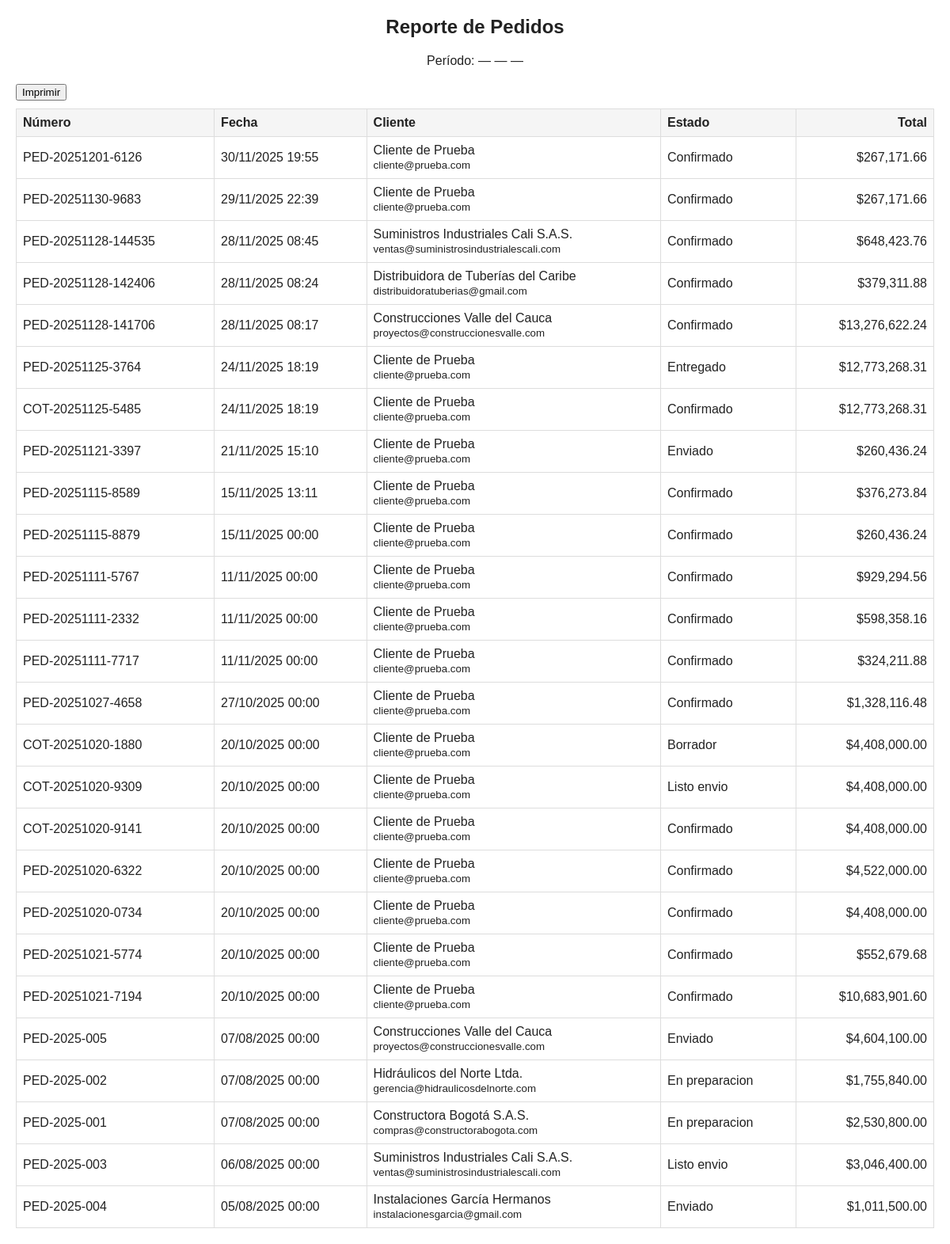
Screenshot of /admin/reportes/pedidos_report.php (signed in) with the database file from the repository.
### tables this page shows
CREATE TABLE `pedidos` (
  `id` int(11) NOT NULL,
  `numero_documento` varchar(50) NOT NULL COMMENT 'Número único compartido con orden_venta',
  `cliente_id` int(11) NOT NULL,
  `empleado_id` int(11) DEFAULT NULL,
  `estado` enum('borrador','confirmado','en_preparacion','listo_envio','enviado','entregado','cancelado') DEFAULT 'borrador',
  `fecha_pedido` datetime DEFAULT current_timestamp(),
  `fecha_entrega_estimada` date DEFAULT NULL,
  `subtotal` decimal(12,2) NOT NULL DEFAULT 0.00,
  `descuento_porcentaje` decimal(5,2) NOT NULL DEFAULT 0.00,
  `descuento_total` decimal(12,2) DEFAULT 0.00,
  `impuestos_total` decimal(12,2) DEFAULT 0.00,
  `total` decimal(12,2) NOT NULL DEFAULT 0.00,
  `direccion_entrega_id` int(11) DEFAULT NULL,
  `observaciones` text DEFAULT NULL,
  `pedido_template` tinyint(1) DEFAULT 0 COMMENT 'Marcar como plantilla para re-pedidos',
  `nombre_template` varchar(100) DEFAULT NULL COMMENT 'Nombre de la plantilla',
  `created_at` timestamp NOT NULL DEFAULT current_timestamp(),
  `updated_at` timestamp NOT NULL DEFAULT current_timestamp() ON UPDATE current_timestamp()
);

CREATE TABLE `clientes` (
  `id` int(11) NOT NULL,
  `nombre` varchar(255) NOT NULL,
  `numero_documento` varchar(50) NOT NULL,
  `tipo_documento` enum('CC','NIT','CE','TI') DEFAULT 'CC',
  `email` varchar(255) DEFAULT NULL,
  `telefono` varchar(20) DEFAULT NULL,
  `direccion_principal` text DEFAULT NULL,
  `ciudad` varchar(100) DEFAULT NULL,
  `contacto_principal` varchar(255) DEFAULT NULL,
  `empleado_asignado` int(11) DEFAULT NULL,
  `activo` tinyint(1) DEFAULT 1,
  `created_at` timestamp NOT NULL DEFAULT current_timestamp(),
  `updated_at` timestamp NOT NULL DEFAULT current_timestamp() ON UPDATE current_timestamp()
);

### admin/reportes/pedidos_report.php (the view, shortened to what this page needs)
<?php
$pdo = getConnection();
$fecha_desde = $_GET['fecha_desde'] ?? '';
$fecha_hasta = $_GET['fecha_hasta'] ?? '';
$where = ['1=1'];
$params = [];
$whereSql = implode(' AND ', $where);
$sql = "SELECT p.numero_documento, p.fecha_pedido, p.estado, p.total, c.nombre as cliente_nombre, c.email as cliente_email
        FROM pedidos p
        LEFT JOIN clientes c ON p.cliente_id = c.id
        WHERE {$whereSql}
        ORDER BY p.fecha_pedido DESC";
$stmt = $pdo->prepare($sql);
$stmt->execute($params);
$rows = $stmt->fetchAll(PDO::FETCH_ASSOC);
function esc($v) { return htmlspecialchars($v); }
?>
<!DOCTYPE html>
<html lang="es">
<head>
</head>
<body>
    <div class="header">
        <h2>Reporte de Pedidos</h2>
        <div>
            Período: <?php echo $fecha_desde ? esc($fecha_desde) : '—'; ?> — <?php echo $fecha_hasta ? esc($fecha_hasta) : '—'; ?>
        </div>
    </div>
    <div class="no-print" style="margin-bottom:10px;">
        <button onclick="window.print()">Imprimir</button>
    </div>
    <table>
        <thead>
            <tr>
                <th>Número</th>
                <th>Fecha</th>
                <th>Cliente</th>
                <th>Estado</th>
                <th class="text-right">Total</th>
            </tr>
        </thead>
        <tbody>
            <?php if (empty($rows)): ?>
                <tr><td colspan="5" style="text-align:center;">No hay pedidos para los filtros seleccionados</td></tr>
            <?php else: ?>
                <?php foreach ($rows as $r): ?>
                <tr>
                    <td><?php echo esc($r['numero_documento']); ?></td>
                    <td><?php echo esc(date('d/m/Y H:i', strtotime($r['fecha_pedido']))); ?></td>
                    <td><?php echo esc($r['cliente_nombre']); ?> <br><small><?php echo esc($r['cliente_email']); ?></small></td>
                    <td><?php echo esc(ucfirst(str_replace('_',' ',$r['estado']))); ?></td>
                    <td class="text-right">$<?php echo number_format($r['total'],2); ?></td>
                </tr>
                <?php endforeach; ?>
            <?php endif; ?>
        </tbody>
    </table>
</body>
</html>

### admin/reportes/pedidos_report.php (style rules this page uses)
body { font-family: Arial, sans-serif; margin: 20px; color: #222; }
.header { text-align: center; margin-bottom: 20px; }
table { width: 100%; border-collapse: collapse; margin-top: 10px; }
th, td { border: 1px solid #ddd; padding: 8px; text-align: left; }
th { background: #f5f5f5; }
.text-right { text-align: right; }

### rows the page displays
pedidos: numero_documento "PED-20251201-6126", fecha_pedido "30/11/2025 19:55", cliente.nombre "Cliente de Prueba", cliente.email "cliente@prueba.com", estado "Confirmado", total "267,171.66"
pedidos: numero_documento "PED-20251130-9683", fecha_pedido "29/11/2025 22:39", cliente.nombre "Cliente de Prueba", cliente.email "cliente@prueba.com", estado "Confirmado", total "267,171.66"
pedidos: numero_documento "PED-20251128-144535", fecha_pedido "28/11/2025 08:45", cliente.nombre "Suministros Industriales Cali S.A.S.", cliente.email "ventas@suministrosindustrialescali.com", estado "Confirmado", total "648,423.76"
pedidos: numero_documento "PED-20251128-142406", fecha_pedido "28/11/2025 08:24", cliente.nombre "Distribuidora de Tuberías del Caribe", cliente.email "distribuidoratuberias@gmail.com", estado "Confirmado", total "379,311.88"
pedidos: numero_documento "PED-20251128-141706", fecha_pedido "28/11/2025 08:17", cliente.nombre "Construcciones Valle del Cauca", cliente.email "proyectos@construccionesvalle.com", estado "Confirmado", total "13,276,622.24"
pedidos: numero_documento "PED-20251125-3764", fecha_pedido "24/11/2025 18:19", cliente.nombre "Cliente de Prueba", cliente.email "cliente@prueba.com", estado "Entregado", total "12,773,268.31"
pedidos: numero_documento "COT-20251125-5485", fecha_pedido "24/11/2025 18:19", cliente.nombre "Cliente de Prueba", cliente.email "cliente@prueba.com", estado "Confirmado", total "12,773,268.31"
pedidos: numero_documento "PED-20251121-3397", fecha_pedido "21/11/2025 15:10", cliente.nombre "Cliente de Prueba", cliente.email "cliente@prueba.com", estado "Enviado", total "260,436.24"
pedidos: numero_documento "PED-20251115-8589", fecha_pedido "15/11/2025 13:11", cliente.nombre "Cliente de Prueba", cliente.email "cliente@prueba.com", estado "Confirmado", total "376,273.84"
pedidos: numero_documento "PED-20251115-8879", fecha_pedido "15/11/2025 00:00", cliente.nombre "Cliente de Prueba", cliente.email "cliente@prueba.com", estado "Confirmado", total "260,436.24"
pedidos: numero_documento "PED-20251111-5767", fecha_pedido "11/11/2025 00:00", cliente.nombre "Cliente de Prueba", cliente.email "cliente@prueba.com", estado "Confirmado", total "929,294.56"
pedidos: numero_documento "PED-20251111-2332", fecha_pedido "11/11/2025 00:00", cliente.nombre "Cliente de Prueba", cliente.email "cliente@prueba.com", estado "Confirmado", total "598,358.16"
pedidos: numero_documento "PED-20251111-7717", fecha_pedido "11/11/2025 00:00", cliente.nombre "Cliente de Prueba", cliente.email "cliente@prueba.com", estado "Confirmado", total "324,211.88"
pedidos: numero_documento "PED-20251027-4658", fecha_pedido "27/10/2025 00:00", cliente.nombre "Cliente de Prueba", cliente.email "cliente@prueba.com", estado "Confirmado", total "1,328,116.48"
pedidos: numero_documento "COT-20251020-1880", fecha_pedido "20/10/2025 00:00", cliente.nombre "Cliente de Prueba", cliente.email "cliente@prueba.com", estado "Borrador", total "4,408,000.00"
pedidos: numero_documento "COT-20251020-9309", fecha_pedido "20/10/2025 00:00", cliente.nombre "Cliente de Prueba", cliente.email "cliente@prueba.com", estado "Listo envio", total "4,408,000.00"
pedidos: numero_documento "COT-20251020-9141", fecha_pedido "20/10/2025 00:00", cliente.nombre "Cliente de Prueba", cliente.email "cliente@prueba.com", estado "Confirmado", total "4,408,000.00"
pedidos: numero_documento "PED-20251020-6322", fecha_pedido "20/10/2025 00:00", cliente.nombre "Cliente de Prueba", cliente.email "cliente@prueba.com", estado "Confirmado", total "4,522,000.00"
pedidos: numero_documento "PED-20251020-0734", fecha_pedido "20/10/2025 00:00", cliente.nombre "Cliente de Prueba", cliente.email "cliente@prueba.com", estado "Confirmado", total "4,408,000.00"
pedidos: numero_documento "PED-20251021-5774", fecha_pedido "20/10/2025 00:00", cliente.nombre "Cliente de Prueba", cliente.email "cliente@prueba.com", estado "Confirmado", total "552,679.68"
pedidos: numero_documento "PED-20251021-7194", fecha_pedido "20/10/2025 00:00", cliente.nombre "Cliente de Prueba", cliente.email "cliente@prueba.com", estado "Confirmado", total "10,683,901.60"
pedidos: numero_documento "PED-2025-005", fecha_pedido "07/08/2025 00:00", cliente.nombre "Construcciones Valle del Cauca", cliente.email "proyectos@construccionesvalle.com", estado "Enviado", total "4,604,100.00"
pedidos: numero_documento "PED-2025-002", fecha_pedido "07/08/2025 00:00", cliente.nombre "Hidráulicos del Norte Ltda.", cliente.email "gerencia@hidraulicosdelnorte.com", estado "En preparacion", total "1,755,840.00"
pedidos: numero_documento "PED-2025-001", fecha_pedido "07/08/2025 00:00", cliente.nombre "Constructora Bogotá S.A.S.", cliente.email "compras@constructorabogota.com", estado "En preparacion", total "2,530,800.00"
pedidos: numero_documento "PED-2025-003", fecha_pedido "06/08/2025 00:00", cliente.nombre "Suministros Industriales Cali S.A.S.", cliente.email "ventas@suministrosindustrialescali.com", estado "Listo envio", total "3,046,400.00"
pedidos: numero_documento "PED-2025-004", fecha_pedido "05/08/2025 00:00", cliente.nombre "Instalaciones García Hermanos", cliente.email "instalacionesgarcia@gmail.com", estado "Enviado", total "1,011,500.00"
